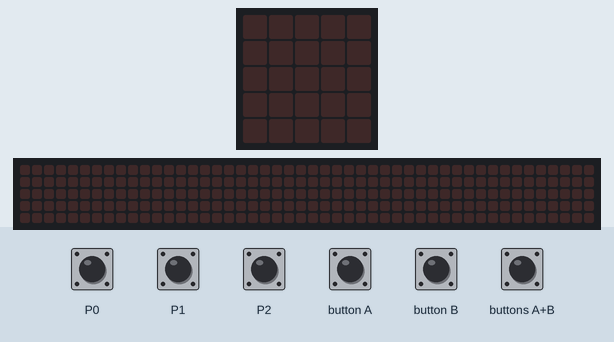
This program was run on a simulated BBC micro:bit (MakeCode). Parts: the board's 5×5 LED display, a strip that is not on the board, showing the scrolling text unrolled. The test bench sets the inputs (shaded band). Random numbers come from a fixed seed; the 48×5 strip is a reading aid, not a part: it shows the text the display is scrolling, unrolled, one strip-width of it at a time.

Above: at 1.2 s.
1.3 s: touch pin P1 pressed for 0.15 s
At 3.1 s:
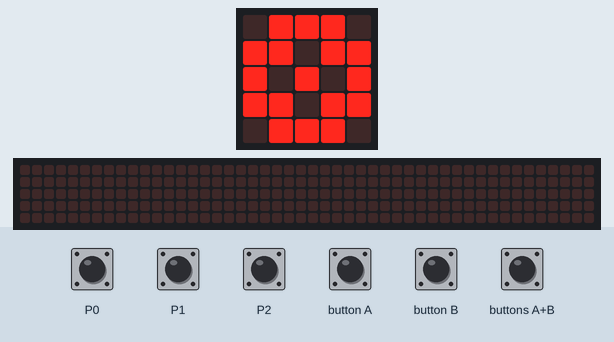
4.4 s: buttons A+B pressed for 0.15 s
At 5.2 s:
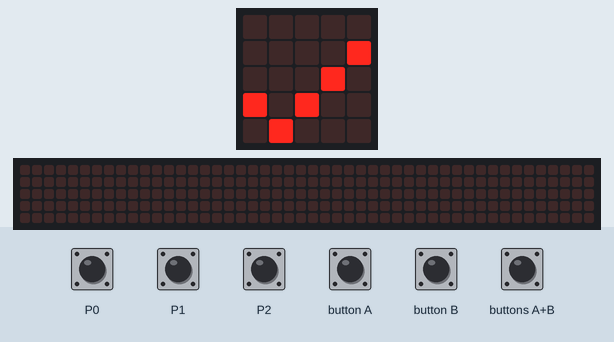
7.4 s: button B pressed for 0.15 s
At 8.72 s:
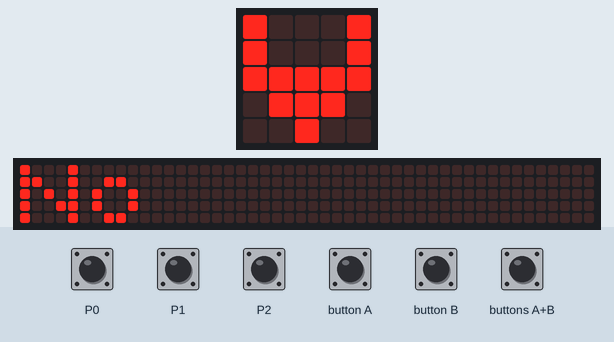
10.4 s: touch pin P0 pressed for 0.15 s
At 11.55 s:
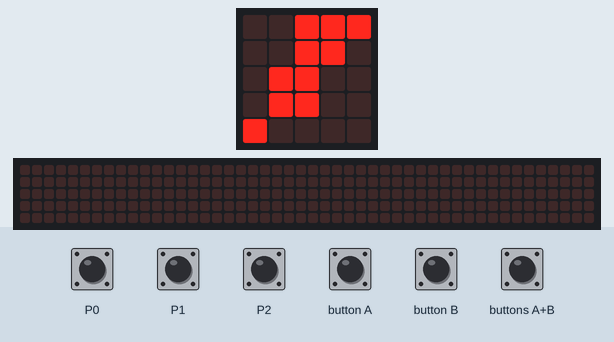
13.4 s: touch pin P2 pressed for 0.15 s
At 13.75 s:
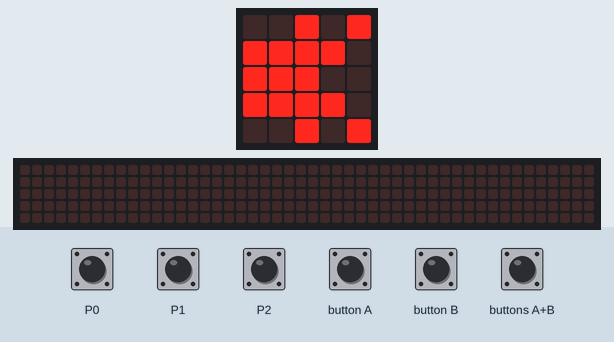
15.4 s: button A pressed for 0.15 s
At 15.8 s:
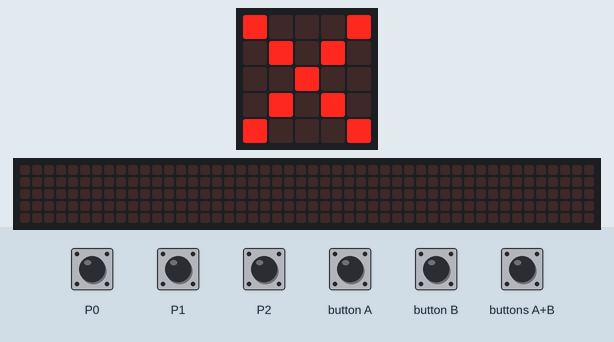
Timing chart, 0 to 18.0 s (numbered marks = the images above; inputs shaded):
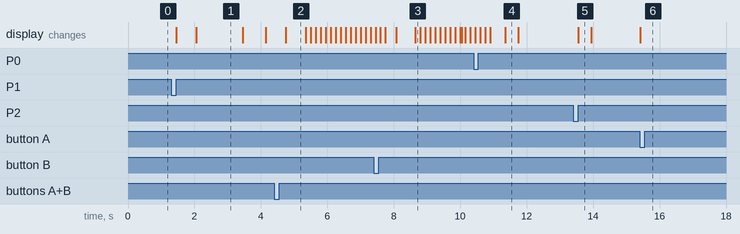

Measured:
- after the input at 1.3 s, the display: first changes after 0.15 s (image 1 shows a later state)
- after the input at 13.4 s, the display: changes after 0.15 s (image 5)
- after the input at 15.4 s, the display: changes at once (image 6)
- what the display in image 1 shows lasts 1.4 s, from 2.1 s to 3.5 s
- what the display in image 2 shows lasts 0.6 s, from 4.8 s to 5.4 s
- what the display in image 4 shows lasts 0.4 s, from 11.4 s to 11.8 s

The program:

main.ts
```typescript
input.onPinPressed(TouchPin.P0, function () {
    basic.showLeds(`
        . . # # #
        . . # # .
        . # # . .
        . # # . .
        # . . . .
        `)
    basic.clearScreen()
})
input.onPinPressed(TouchPin.P2, function () {
    basic.showLeds(`
        . . # . #
        # # # # .
        # # # . .
        # # # # .
        . . # . #
        `)
    basic.clearScreen()
})
input.onButtonPressed(Button.AB, function () {
    basic.showNumber(randint(1, 20))
})
input.onButtonPressed(Button.B, function () {
    if (Math.randomBoolean()) {
        basic.showString("Si")
    } else {
        basic.showString("No")
    }
})
input.onPinPressed(TouchPin.P1, function () {
    basic.showLeds(`
        . . # . .
        . # # # .
        # # # # #
        # . . . #
        # # # # #
        `)
    basic.pause(200)
    basic.showLeds(`
        . # # # .
        # # . # #
        # . # . #
        # # . # #
        . # # # .
        `)
    basic.pause(1000)
    basic.showLeds(`
        . # # # .
        # . # . #
        . . # . .
        # # # # #
        # . . . #
        `)
    basic.pause(300)
    basic.showIcon(IconNames.Ghost)
    basic.pause(800)
    basic.showIcon(IconNames.Cow)
    basic.pause(1400)
    basic.clearScreen()
})
basic.forever(function () {
    if (input.buttonIsPressed(Button.A)) {
        if (randint(0, 1) == 0) {
            basic.showIcon(IconNames.Yes)
        } else {
            basic.showIcon(IconNames.No)
        }
    }
})
```

test.ts
```typescript
// aquí va el archivo "tests"; esto no se compilará cuando este paquete se utilice como una extensión.
```
